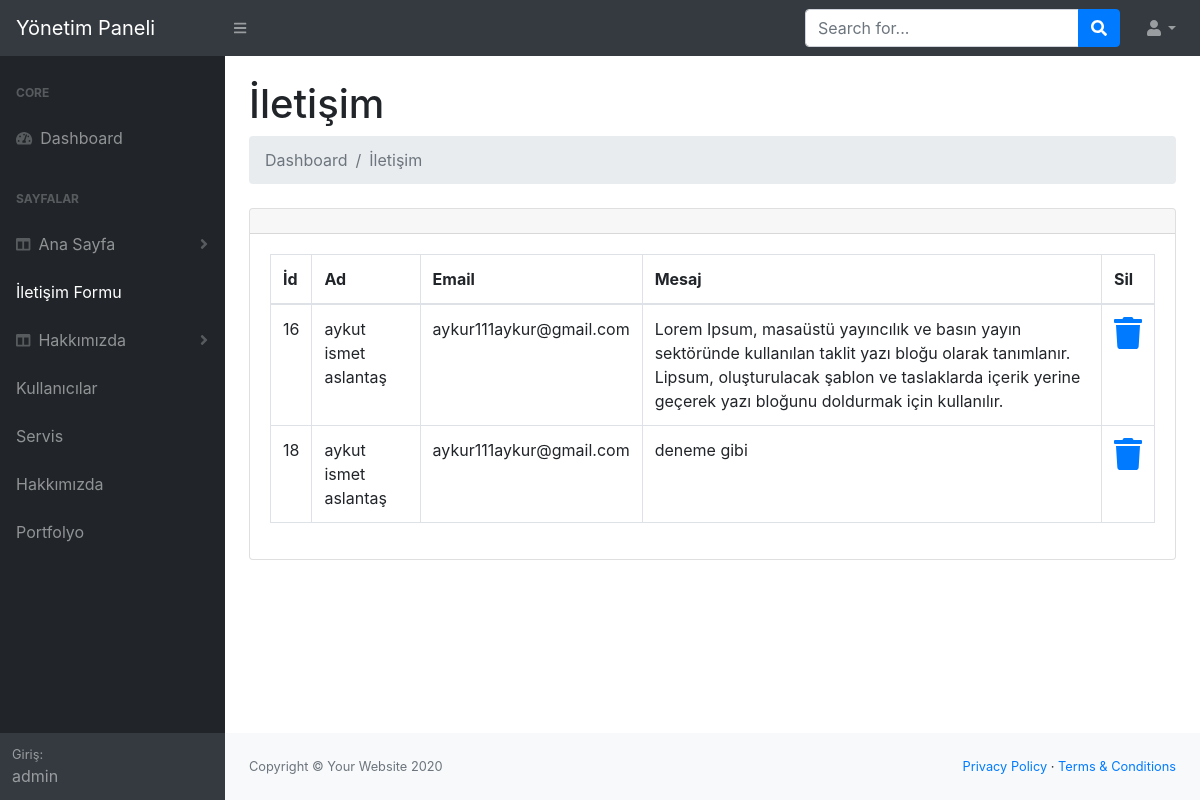
Screenshot of /site/site/admin/iletisimformu.php (signed in) with the database file from the repository.
### tables this page shows
CREATE TABLE `iletisimformu` (
  `id` int(11) NOT NULL,
  `ad` varchar(50) NOT NULL,
  `email` varchar(50) NOT NULL,
  `mesaj` varchar(1000) NOT NULL,
  `tarih` datetime NOT NULL DEFAULT CURRENT_TIMESTAMP
);

### site/site/admin/iletisimformu.php (the view, shortened to what this page needs)
<?php
include("incadmin/adminhead.php");
?>
<main>
    <div class="container-fluid">
        <h1 class="mt-4">İletişim</h1>
        <ol class="breadcrumb mb-4">
            <li class="breadcrumb-item active">Dashboard</li>
            <li class="breadcrumb-item active">İletişim</li>
        </ol>
        <div class="card mb-4">
            <div class="card-header">
            </div>
            <div class="card-body">
                <div class="table-responsive">
                    <table class="table table-bordered" id="" width="100%" cellspacing="0">
                        <thead>
                            <tr>
                                <th>İd</th>
                                <th>Ad</th>
                                <th>Email</th>
                                <th>Mesaj</th>
                                <th>Sil</th>
                            </tr>
                        </thead>
                        <tbody>
                            <?php
                            $sorgu = $baglanti->prepare("select * from iletisimformu");
                            $sorgu->execute();
                            while ($sonuc = $sorgu->fetch()) {
                            ?>
                                <tr>
                                    <td><?php echo $sonuc["id"]; ?></td>
                                    <td><?php echo $sonuc["ad"]; ?> </td>
                                    <td><?php echo $sonuc["email"]; ?></td>
                                    <td><?php echo $sonuc["mesaj"]; ?></td>
                                    <td>
                                        <a  href="#" data-toggle="modal" data-target="#silmodal<?php echo $sonuc["id"]; ?>"><span class="fa fa-trash fa-2x"></span></a>
                                    </td>
                                </tr>
                            <?php
                            }
                            ?>
                        </tbody>
                    </table>
                </div>
            </div>
        </div>
    </div>
</main>
<?php
include("incadmin/adminfooter.php");
?>

### rows the page displays
iletisimformu: id "16", ad "aykut ismet aslantaş", email "aykur111aykur@gmail.com", mesaj "Lorem Ipsum, masaüstü yayıncılık ve basın yayın sektöründe kullanılan taklit yazı bloğu olarak tanımlanır. Lipsum, oluşturulacak şablon ve taslaklarda içerik yerine geçerek yazı bloğunu doldurmak için kullanılır."
iletisimformu: id "18", ad "aykut ismet aslantaş", email "aykur111aykur@gmail.com", mesaj "deneme gibi"

### other values shown
$_SESSION["kadi"] "admin"
